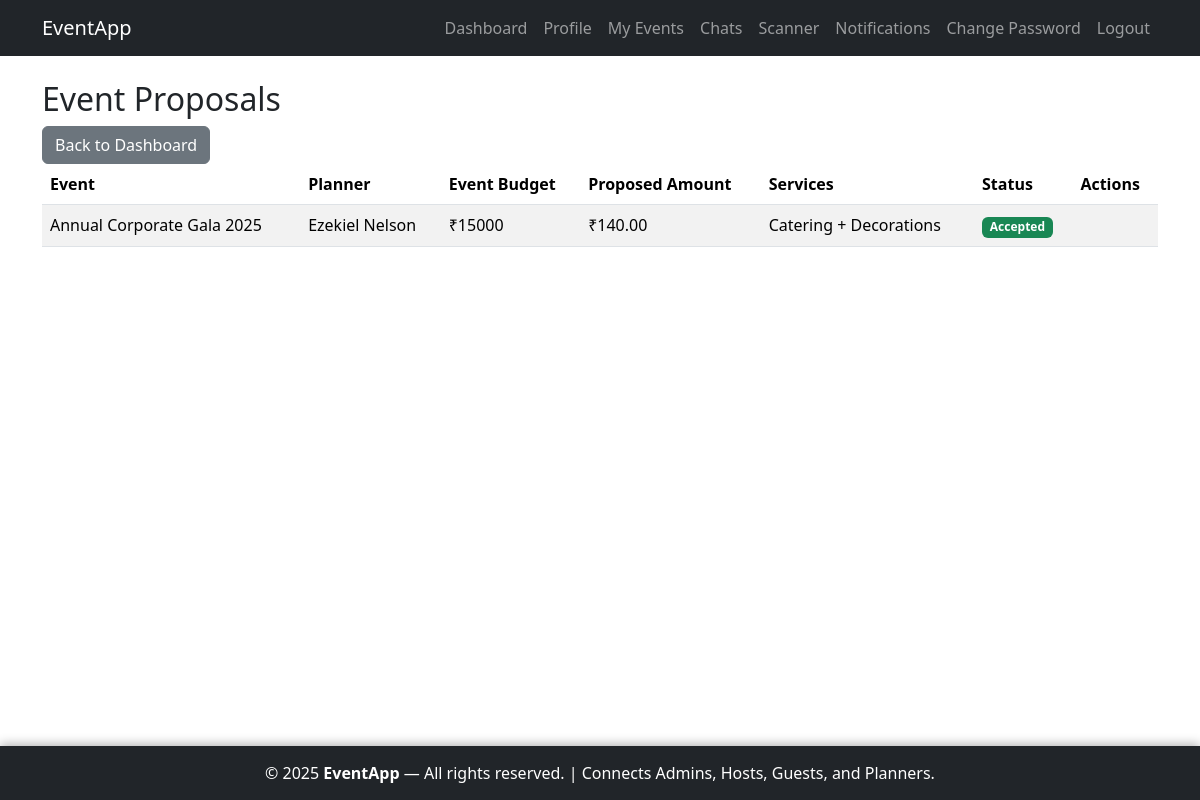
/host/proposals/ (signed in), run on the app's committed database.
### host/models.py (models this page shows, shortened)
class Proposal(models.Model):
    STATUS_CHOICES = [
        ('pending', 'Pending'),
        ('accepted', 'Accepted'),
        ('rejected', 'Rejected'),
    ]
    event = models.ForeignKey(Event, on_delete=models.CASCADE, related_name='proposals')
    planner = models.ForeignKey(settings.AUTH_USER_MODEL, on_delete=models.CASCADE, related_name='proposals')
    amount = models.DecimalField(max_digits=10, decimal_places=2)
    services = models.TextField()  # e.g., "Catering + Decorations"
    timeline = models.CharField(max_length=255, blank=True)
    status = models.CharField(max_length=10, choices=STATUS_CHOICES, default='pending')
    created_at = models.DateTimeField(auto_now_add=True)

class Event(models.Model):
    NEEDS_CHOICES = [
        ('catering', 'Catering'),
        ('decorations', 'Decorations'),
        ('photography', 'Photography'),
        ('music', 'Music/DJ'),
        ('venue', 'Venue Setup'),
        ('other', 'Other'),
    ]
    host = models.ForeignKey(settings.AUTH_USER_MODEL, on_delete=models.CASCADE, related_name='events')
    name = models.CharField(max_length=255)
    start_date = models.DateTimeField()
    end_date = models.DateTimeField()
    budget = models.DecimalField(max_digits=10, decimal_places=2)
    guest_count = models.PositiveIntegerField()
    needs = models.CharField(max_length=255, blank=True)
    banner = models.ImageField(upload_to='events/', blank=True, null=True)
    venue_details = models.TextField(blank=True)
    created_at = models.DateTimeField(auto_now_add=True)
    updated_at = models.DateTimeField(auto_now=True)
    class Meta:
        ordering = ['-created_at']

### accounts/models.py (models this page shows, shortened)
class CustomUser(AbstractUser):
    ROLE_CHOICES = [
        ('planner', 'Planner'),
        ('guest', 'Guest'),
        ('host', 'Host'),
    ]
    role = models.CharField(
        max_length=10, choices=ROLE_CHOICES, blank=True, null=True,
        help_text="User role (None for superusers/admins)"
    )
    full_name = models.CharField(max_length=255, blank=True)
    email = models.EmailField(unique=True, blank=False)  # Enforced required in forms
    mobile_number = models.CharField(max_length=10, blank=True)
    address = models.TextField(blank=True)
    profile_picture = models.ImageField(upload_to='profiles/', blank=True, null=True)
    is_approved = models.BooleanField(default=False, help_text="For planners/guests only")

### host/views.py (the view)
# urls.py: path('proposals/', views.ProposalsView.as_view(), name='proposals'),
class ProposalsView(LoginRequiredMixin, HostRequiredMixin, ListView):
    model = Proposal
    template_name = 'host/proposals.html'
    context_object_name = 'proposals'
    paginate_by = 10
    def get_queryset(self):
        return Proposal.objects.filter(event__host=self.request.user).order_by('-created_at')

### host/views.py (called while the page is built)
    def test_func(self):
        return self.request.user.is_authenticated and self.request.user.role == 'host'

### host/templates/host/proposals.html (shortened to what this page needs)
{% extends 'accounts/base.html' %}
{% block content %}
<div class="row">
    <div class="col-12">
        <h2>Event Proposals</h2>
        <a href="{% url 'host:dashboard' %}" class="btn btn-secondary">Back to Dashboard</a>
    </div>
</div>
<div class="row">
    <div class="col-12">
        <div class="table-responsive">
            <table class="table table-striped">
                <thead>
                    <tr>
                    <th>Event</th>
                    <th>Planner</th>
                    <th>Event Budget</th>
                    <th>Proposed Amount</th>
                    <th>Services</th>
                    <th>Status</th>
                    <th>Actions</th>
                    </tr>
                </thead>
                <tbody>
                    {% for proposal in proposals %}
                    <tr>
                        <td>{{ proposal.event.name }}</td>
                        <td>{{ proposal.planner.full_name }}</td>
                        <td>₹{{ proposal.event.budget|floatformat:0 }}</td>
                        <td>₹{{ proposal.amount }}</td>
                        <td>{{ proposal.services|truncatewords:5 }}</td>
                        <td><span class="badge bg-{% if proposal.status == 'pending' %}warning{% elif proposal.status == 'accepted' %}success{% else %}danger{% endif %}">{{ proposal.status|title }}</span></td>
<td>
</td>
                    </tr>
                    {% empty %}
                    <tr><td colspan="6" class="text-center">No proposals yet.</td></tr>
                    {% endfor %}
                </tbody>
            </table>
        </div>
    </div>
</div>
{% endblock %}

### accounts/templates/accounts/base.html (style rules this page uses)
html, body { height: 100%; margin: 0; }
body { display: flex; flex-direction: column; min-height: 100vh; }

### data on the page
Proposal: event.name "Annual Corporate Gala 2025", planner.full_name "Ezekiel Nelson", event.budget "15000", amount "140.00", services "Catering + Decorations", status "Accepted"
